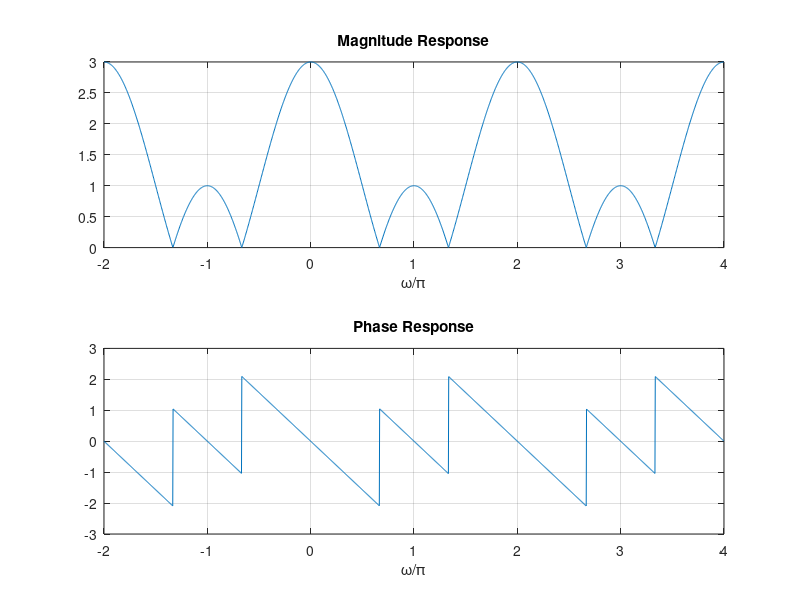

Here is the MATLAB script that generated this plot:
x=ones(1,3);
w=-2*pi:0.01:4*pi;
h=freqz(x,1,w);
subplot(2,1,1);
plot(w/pi,abs(h));
grid;
title('Magnitude Response');
xlabel('\omega/\pi');
subplot(2,1,2);
plot(w/pi,angle(h));
grid;
title('Phase Response');
xlabel('\omega/\pi');
